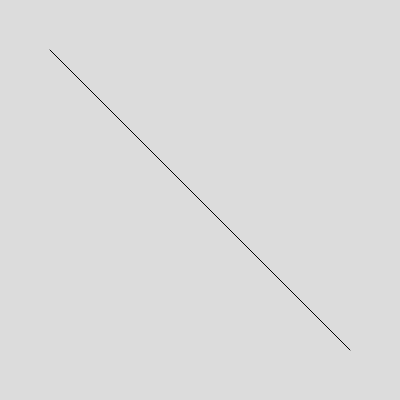
Frame 1 (no input)
Frame 60 (no input): identical to frame 1, image omitted
Frame 120 (the mouse pressed at the canvas centre since frame 60): identical to frame 1, image omitted

The p5.js sketch that drew this single still picture (run headless with seeded random() and noise() and a simulated clock; from frame 60 on, the mouse is pressed at the canvas centre):

// p5.js sketch
// ── sketch.js
function setup() {
  createCanvas(400, 400);
}

function draw() {
  background(220);
  line(50, 50, 350, 350);// (50, 50) から (350, 350) に線を引く
}
